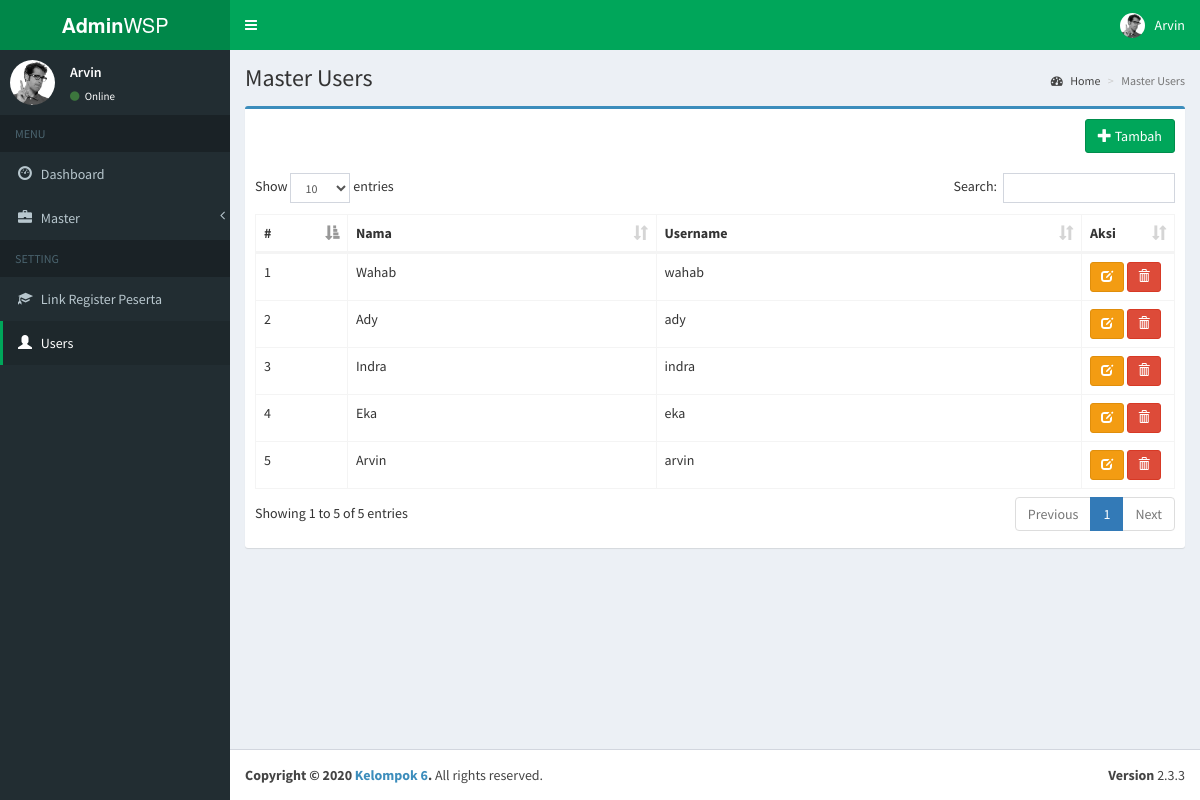
Page /index.php?page=users (signed in) on the earlier database version.
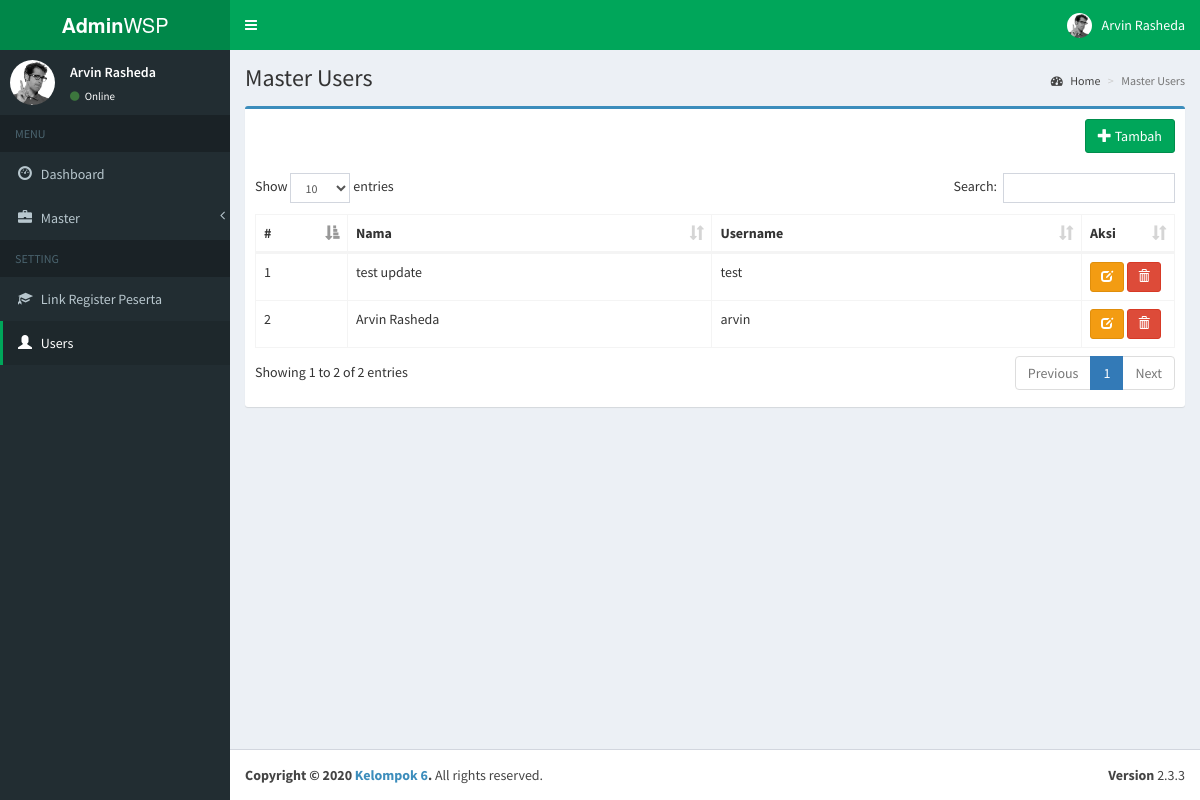
Same page on the later database version.
### tables this page shows
CREATE TABLE `users`  (
  `id` int(11) NOT NULL AUTO_INCREMENT,
  `name` varchar(255) NOT NULL,
  `username` varchar(255) NOT NULL,
  `password` varchar(255) NOT NULL,
  PRIMARY KEY (`id`) USING BTREE
);

### pages/users/list.php (the view, shortened to what this page needs)
<?php
include_once("conf/connection.php");
if (isset($db)) {
    $result = mysqli_query($db, "SELECT * FROM users ORDER BY id DESC");
}
?>
<div class="content-wrapper">
    <section class="content-header">
        <h1>
            Master Users
        </h1>
        <ol class="breadcrumb">
            <li><a href="index.php"><i class="fa fa-dashboard"></i> Home</a></li>
            <li class="active">Master Users</li>
        </ol>
    </section>
    <section class="content">
        <div class="row">
            <div class="col-xs-12">
                <div class="box box-primary">
                    <div class="box-header">
                        <a href="index.php?page=users-create" class="btn btn-success pull-right" role="button" title="Tambah Data"><i
                                class="glyphicon glyphicon-plus"></i> Tambah</a>
                    </div>
                    <div class="box-body">
                        <table id="users" class="table table-bordered table-hover table-responsive">
                            <thead>
                            <tr>
                                <th width="10%">#</th>
                                <th>Nama</th>
                                <th>Username</th>
                                <th width="10%">Aksi</th>
                            </tr>
                            </thead>
                            <tbody>
                            <?php
                                $no=0;
                                while($row = mysqli_fetch_array($result)) {
                                    ?>
                                    <tr>
                                        <td><?php echo $no=$no+1;?></td>
                                        <td><?php echo $row['name'];?></td>
                                        <td><?php echo $row['username'];?></td>
                                        <td>
                                            <a href="index.php?page=users-edit&id=<?=$row['id'];?>" class="btn btn-sm btn-warning" role="button" title="Ubah Data"><i class="glyphicon glyphicon-edit"></i></a>
                                            <a href="pages/users/hapus.php?id=<?=$row['id'];?>" onclick="return confirm('Anda yakin akan menghapus data ' + '<?=$row['name'];?>' + ' ini ?');" class="btn btn-sm btn-danger" role="button" title="Hapus Data"><i class="glyphicon glyphicon-trash"></i></a>
                                        </td>
                                    </tr>
                                <?php } ?>
                            </tbody>
                        </table>
                    </div>
                </div>
            </div>
        </div>
    </section>
</div>

### index.php (shortened to what this page needs)
<!DOCTYPE html>
<html>
<head>
    <link rel="stylesheet" href="bootstrap/css/bootstrap.min.css">
    <link rel="stylesheet" href="https://cdnjs.cloudflare.com/ajax/libs/font-awesome/4.5.0/css/font-awesome.min.css">
    <link rel="stylesheet" href="https://cdnjs.cloudflare.com/ajax/libs/ionicons/2.0.1/css/ionicons.min.css">
    <link rel="stylesheet" href="plugins/jvectormap/jquery-jvectormap-1.2.2.css">
    <link rel="stylesheet" href="dist/css/AdminLTE.min.css">
    <link rel="stylesheet" href="dist/css/skins/_all-skins.min.css">
    <link rel="stylesheet" href="plugins/datatables/dataTables.bootstrap.css">
    <link rel="stylesheet" href="https://cdnjs.cloudflare.com/ajax/libs/toastr.js/latest/css/toastr.min.css">
</head>
<body class="hold-transition skin-green sidebar-mini">
<div class="wrapper">
    <header class="main-header">
        <a href="index.php" class="logo">
            <span class="logo-lg"><b>Admin</b>WSP</span>
        </a>
        <nav class="navbar navbar-static-top">
            <a href="#" class="sidebar-toggle" data-toggle="offcanvas" role="button">
            </a>
            <div class="navbar-custom-menu">
                <ul class="nav navbar-nav">
                    <li class="dropdown user user-menu">
                        <a href="#" class="dropdown-toggle" data-toggle="dropdown">
                            <img src="dist/img/user2-160x160.jpg" class="user-image" alt="User Image">
                            <span class="hidden-xs"><?= $_SESSION['user']['name'] ?></span>
                        </a>
                    </li>
                </ul>
            </div>
        </nav>
    </header>
    <aside class="main-sidebar">
        <section class="sidebar">
            <div class="user-panel">
                <div class="pull-left image">
                    <img src="dist/img/user2-160x160.jpg" class="img-circle" alt="User Image">
                </div>
                <div class="pull-left info">
                    <p><?= $_SESSION['user']['name'] ?></p>
                    <a href="#"><i class="fa fa-circle text-success"></i> Online</a>
                </div>
            </div>
            <ul class="sidebar-menu">
                <li class="header">MENU</li>
                <li class="treeview">
                <li <?php if (!isset($_GET['page']) == 1) echo "class='active'"; ?>><a href="index.php"><i
                                class="glyphicon glyphicon-dashboard"></i> <span>Dashboard</span></a></li>
                </li>
                <li class="treeview <?php if(strpos($_GET['page'], 'master') !== false) echo "active";?>">
                    <a href="#">
                        <i class="glyphicon glyphicon-briefcase"></i> <span>Master</span>
                        <span class="pull-right-container">
                <i class="fa fa-angle-left pull-right"></i>
              </span>
                    </a>
                </li>
                <li class="header">SETTING</li>
                <li class="treeview">
                <li><a target="_blank" href="pages/register.php"><i class="glyphicon glyphicon-education"></i>
                        <span>Link Register Peserta</span></a></li>
                <li  <?php if(isset($_GET['page']) && $_GET['page'] == "users") echo "class='active'";?>><a href="index.php?page=users"><i class="glyphicon glyphicon-user"></i> <span>Users</span></a></li>
                </li>
            </ul>
        </section>
    </aside>
    <?php include "conf/route.php"; ?>
    <footer class="main-footer">
        <div class="pull-right hidden-xs">
            <b>Version</b> 2.3.3
        </div>
        <strong>Copyright &copy; 2020 <a href="#">Kelompok 6</a>.</strong> All rights
        reserved.
    </footer>
</div>
</body>
</html>

### conf/route.php (shortened to what this page needs)
<?php
if (isset($_GET['page'])) {
    $page = $_GET['page'];
    switch ($page) {
        case 'users':
            include 'pages/users/list.php';
            break;
    }
} else {
    include "pages/beranda.php";
}
?>

Differences in the rows shown:
removed users: name "Wahab", username "wahab"
removed users: no "2", name "Ady", username "ady"
removed users: no "3", name "Indra", username "indra"
removed users: no "4", name "Eka", username "eka"
added users: name "test update", username "test"
changed users "arvin": no "5" → "2"; name "Arvin" → "Arvin Rasheda"
Other differences:
$_SESSION['user']['name']: "Arvin" → "Arvin Rasheda"
text written by a page script: "Show entries Search: Showing 1 to 5 of 5 entries Previous 1 Next" → "Show entries Search: Showing 1 to 2 of 2 entries Previous 1 Next"
